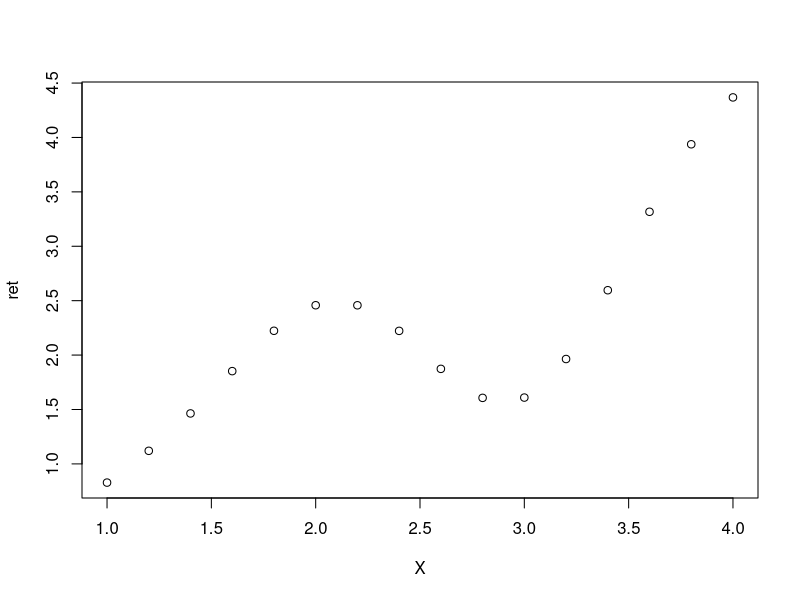

This chart was generated by the following R code:
# > Rscript gaussian-process/main.r
library(MASS)
library(kernlab)

# https://rdrr.io/cran/kernlab/man/kernelMatrix.html
# http://www.kana-lab.c.titech.ac.jp/lecture/lec_2018_osaka/note_01-kernelRegression.pdf

# rbfdot <- function(x1, x2, th1 = 1, th2 = 1) {
#   dis <- abs(x1 - x2)
#   ret <- th1 / th2 * exp(-dis**2)
#   return(ret)
# }
X <- seq(from = 1, to = 4, by = 0.2)
gram_mat <- kernelMatrix(rbfdot(sigma = 1), X) # グラム行列
ret <- mvrnorm(n = 1, X, gram_mat) # 多変量ガウス分布からのサンプリング
plot(X, ret) # 曲線は滑らかになる. 曲線の形は毎回変わる.
